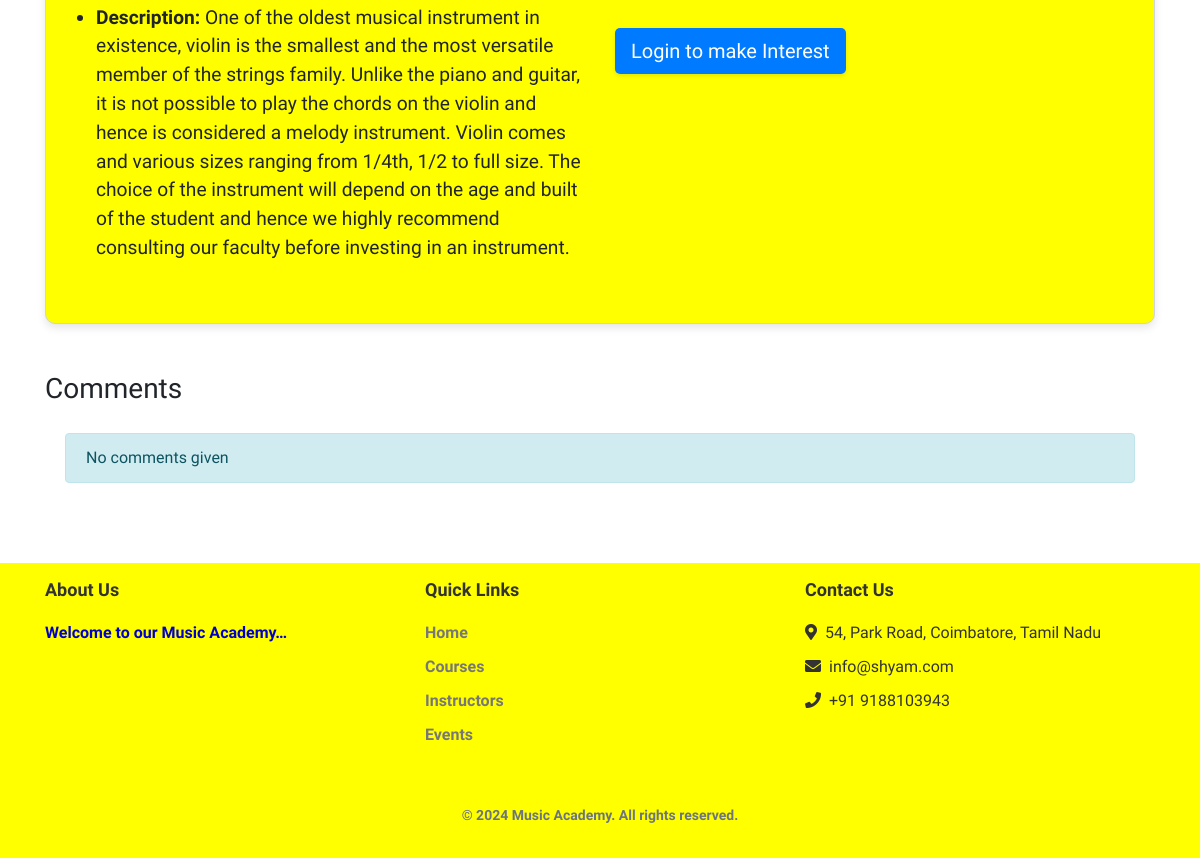
The page /course_details.php?course_id=1 (lower part) on the database as committed earlier.
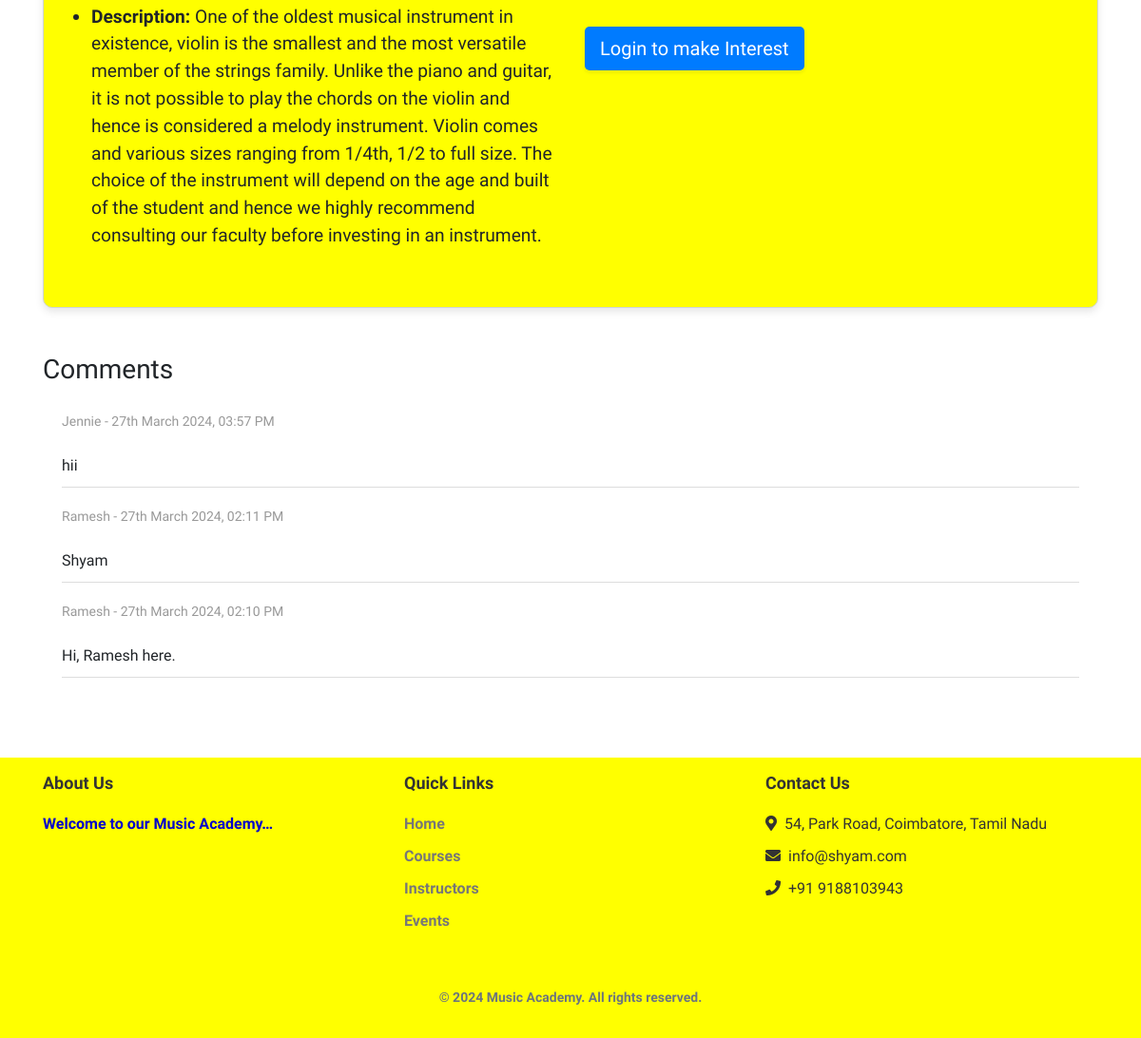
The same page on the database as committed later.
### tables this page shows
CREATE TABLE `comments` (
  `comment_id` int(11) NOT NULL,
  `user_parent_id` int(11) DEFAULT NULL,
  `comment` text DEFAULT NULL,
  `course_parent_id` int(11) DEFAULT NULL,
  `created_at` datetime DEFAULT current_timestamp(),
  `comment_status` enum('Active','Inactive') DEFAULT NULL
);

CREATE TABLE `users` (
  `user_id` int(11) NOT NULL,
  `user_name` varchar(255) NOT NULL,
  `user_password` varchar(255) NOT NULL,
  `user_type` enum('Student','Teacher','None') NOT NULL DEFAULT 'None',
  `user_status` enum('Active','Inactive') NOT NULL
);

### course_details.php (the view, shortened to what this page needs)
<?php
require_once 'includes/config.php';
if(isset($_GET['course_id'])) {
   $course_id = $_GET['course_id'];
   $query = "SELECT c.*, u.user_name FROM courses c LEFT JOIN teachers t ON c.course_id = t.course_parent_id LEFT JOIN users u ON t.user_parent_id = u.user_id WHERE c.course_id = :course_id";
   $stmt = $db->prepare($query);
   $stmt->bindParam(':course_id', $course_id);
   $stmt->execute();
   $course = $stmt->fetch(PDO::FETCH_ASSOC);
   if($course) {
?>
<?php require_once 'includes/header.php'; ?>
<main class="custom-main">
   <div class="container mt-5">
 <?php if ($_SESSION['user_type'] !== 'Teacher') { ?>
   <div class="crs-inf">
   <div class="row">
     <div class="col-md-6">
       <ul class="list-group">
         <li class="lst-grp-itm"><strong>Description:</strong> <?php echo $course['course_desc']; ?></li>
       </ul>
     </div>
     <div class="col-md-6">
       <?php
       if ($_SESSION['user_type'] === 'Student') {
           $sql = "SELECT COUNT(*) AS count FROM interests WHERE user_parent_id = :user_id AND course_parent_id = :course_id";
           $stmt = $db->prepare($sql);
           $stmt->bindParam(':user_id', $_SESSION['user_id'], PDO::PARAM_INT);
           $stmt->bindParam(':course_id', $course_id, PDO::PARAM_INT);
           $stmt->execute();
           $result = $stmt->fetch(PDO::FETCH_ASSOC);
           if ($result['count'] > 0) {
               echo '<button type="button" class="btn btn-primary btn-lg enl-btn" disabled>Already applied</button>';
           } else {
               echo '<button type="button" class="btn btn-primary btn-lg enl-btn" id="interestedBtn">I\'m Interested</button>';
           }
       } else {
         echo '<a href="login.php"><button type="button" class="btn btn-primary btn-lg enl-btn">Login to make Interest</button></a>';
       }
       ?>
     </div>
   </div>
 </div>
 <?php } ?>
 <div class="row mt-5">
    <div class="col-md-12">
        <h3>Comments</h3>
        <div class="comment-section">
            <?php
            $comment_query = "SELECT u.user_name, c.comment, c.created_at FROM comments c
                            INNER JOIN users u ON c.user_parent_id = u.user_id
                            WHERE c.course_parent_id = :course_id
                            ORDER BY c.created_at DESC";
            $comment_stmt = $db->prepare($comment_query);
            $comment_stmt->bindParam(':course_id', $course_id);
            $comment_stmt->execute();
            $comments = $comment_stmt->fetchAll(PDO::FETCH_ASSOC);
            if (!empty($comments)) {
                foreach ($comments as $comment) {
                    echo '<div class="comment">';
                    echo '<div class="meta">' . $comment['user_name'] . ' - ' . date('jS F Y, h:i A', strtotime($comment['created_at'])) . '</div><span>&nbsp;</span>';
                    echo '<div class="user-content">' . $comment['comment'] . '</div>';
                    echo '</div>';
                }
            } else {
                echo '<div class="alert alert-info no-comments" role="alert">No comments given</div>';
            }
            ?>
        </div>
    </div>
</div>
</main>
<?php
   } else {
       echo "Course not found!";
   }
} else {
   echo "Course ID not provided!";
}
?>
<?php require_once 'includes/footer.php'; ?>

Rows that differ between the two databases and show on the page:
added comments: users.user_name "Jennie", created_at "27th March 2024, 03:57 PM", comment "hii"
added comments: users.user_name "Ramesh", created_at "27th March 2024, 02:11 PM", comment "Shyam"
added comments: users.user_name "Ramesh", created_at "27th March 2024, 02:10 PM", comment "Hi, Ramesh here."
Other text that changed with them:
text no longer shown: "No comments given"
